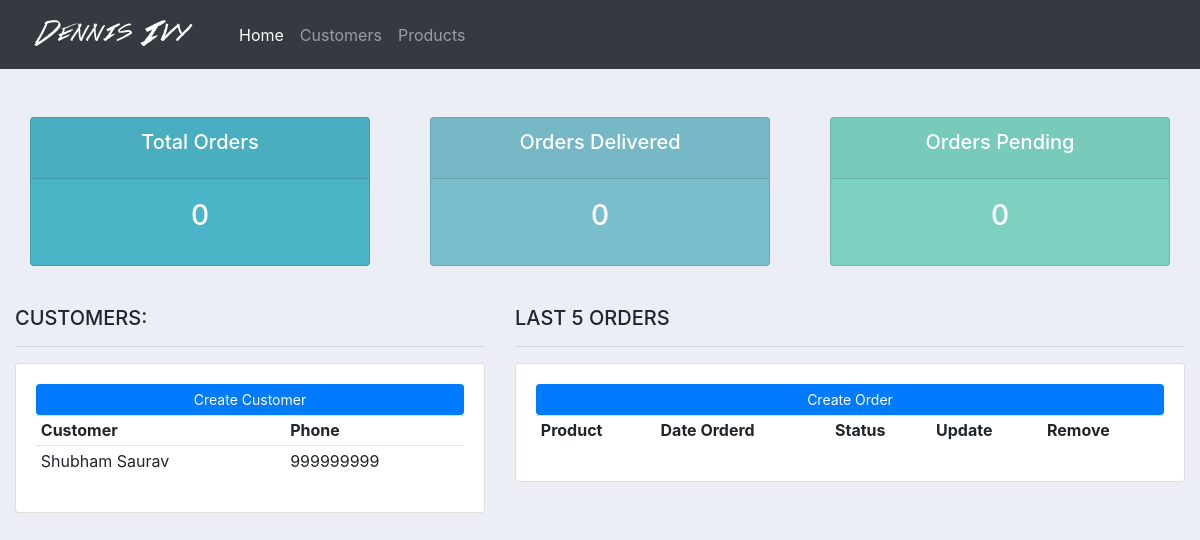
/, run on an earlier commit of the app's database.
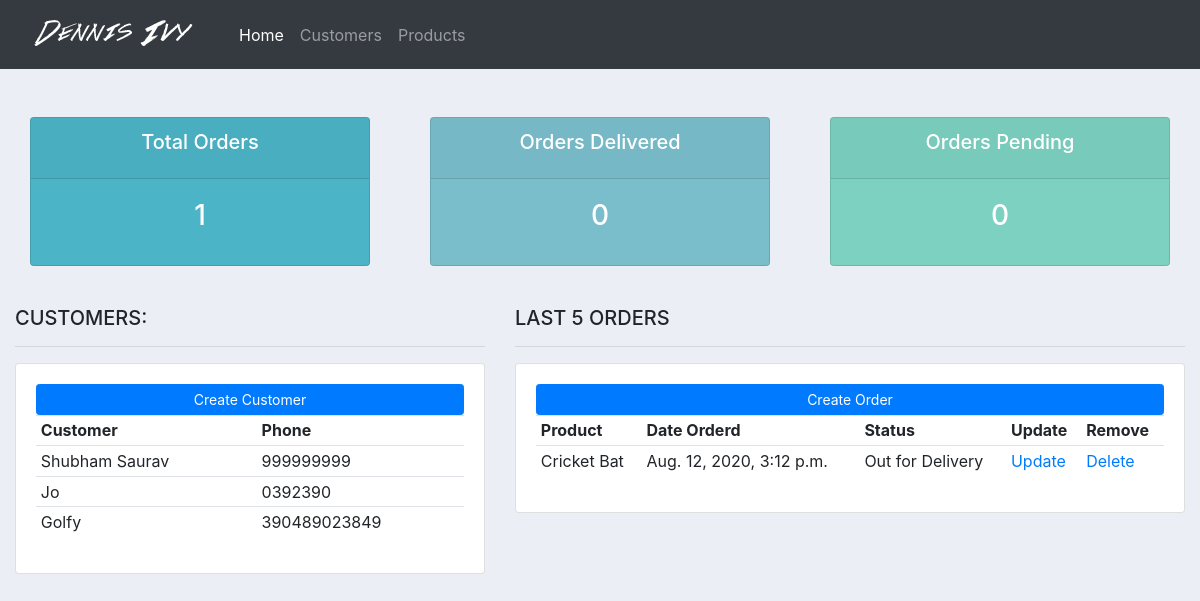
And on a later commit of the database.
### accounts/models.py (models this page shows, shortened)
class Customer(models.Model):
    name = models.CharField(max_length=128, null=True)
    phone = models.CharField(max_length=12, null=True)
    email = models.CharField(max_length=128, null=True)
    date_created = models.DateTimeField(auto_now_add=True, null=True)

class Order(models.Model):
    STATUS = (
        ('Pending', 'Pending'),
        ('Out for Delivery', 'Out for Delivery'),
        ('Delivered', 'Delivered')
    )
    customer = models.ForeignKey(
        Customer, null=True, on_delete=models.SET_NULL)
    product = models.ForeignKey(Product, null=True, on_delete=models.SET_NULL)
    status = models.CharField(max_length=32, null=True, choices=STATUS)
    date_created = models.DateTimeField(auto_now_add=True, null=True)

class Product(models.Model):
    CATEGORY = (
        ('Indoor', 'Indoor'),
        ('Outdoor', 'Outdoor')
    )
    name = models.CharField(max_length=128, null=True)
    price = models.FloatField(null=True)
    category = models.CharField(max_length=128, null=True, choices=CATEGORY)
    description = models.CharField(max_length=600, null=True, blank=True)
    date_created = models.DateTimeField(auto_now_add=True, null=True)
    tags = models.ManyToManyField(Tag)
    def __str__(self):
        return self.name

### accounts/views.py (the view)
def home(request):
    orders = Order.objects.all()
    customers = Customer.objects.all()
    total_customers = customers.count()
    total_orders = orders.count()
    pending = orders.filter(status="Pending").count()
    delivered = orders.filter(status="Delivered").count()
    context = {'orders': orders, 'customers': customers, 'total_customers': total_customers,
               'total_orders': total_orders, 'pending': pending, 'delivered': delivered}
    return render(request, 'accounts/dashboard.htm', context)

### accounts/templates/accounts/dashboard.htm
{% extends 'accounts/main.htm' %} {% block content %}
<br />
{% include 'accounts/status.htm' %}
<br />
<div class="row">
  <div class="col-md-5">
    <h5>CUSTOMERS:</h5>
    <hr />
    <div class="card card-body">
      <a class="btn btn-primary btn-sm btn-block" href="">Create Customer</a>
      <table class="table table-sm">
        <tr>
          <th>Customer</th>
          <th>Phone</th>
        </tr>
        {% for customer in customers %}
        <tr>
          <td>{{customer.name}}</td>
          <td>{{customer.phone}}</td>
        </tr>
        {% endfor %}
      </table>
    </div>
  </div>
  <div class="col-md-7">
    <h5>LAST 5 ORDERS</h5>
    <hr />
    <div class="card card-body">
      <a class="btn btn-primary btn-sm btn-block" href="">Create Order</a>
      <table class="table table-sm">
        <tr>
          <th>Product</th>
          <th>Date Orderd</th>
          <th>Status</th>
          <th>Update</th>
          <th>Remove</th>
        </tr>
        {% for order in orders %}
        <tr>
          <td>{{order.product}}</td>
          <td>{{order.date_created}}</td>
          <td>{{order.status}}</td>
          <td><a href="#">Update</a></td>
          <td><a href="#">Delete</a></td>
        </tr>
        {% endfor %}
      </table>
    </div>
  </div>
</div>
{% endblock %}

### accounts/templates/accounts/main.htm (shortened to what this page needs)
{% load static %}
<html lang="en">
  <head>
    <link
      rel="stylesheet"
      href="https://stackpath.bootstrapcdn.com/bootstrap/4.3.1/css/bootstrap.min.css"
    />
    <link
      rel="stylesheet"
      type="text/css"
      href="{% static '/css/main.css' %}"
    />
  </head>
  <body>
    {% include 'accounts/navbar.htm' %}
    <div class="container-fluid">
      {% block content %} {% endblock %}
    </div>
  </body>
</html>

### accounts/templates/accounts/navbar.htm (shortened to what this page needs)
{% load static %}
<nav class="navbar navbar-expand-lg navbar-dark bg-dark">
  <a class="navbar-brand" href="#">
    <img src="{% static '/images/logo.png' %}" />
  </a>
  <div class="collapse navbar-collapse" id="navbarNav">
    <ul class="navbar-nav">
      <li class="nav-item active">
        <a class="nav-link" href="#">Home</a>
      </li>
      <li class="nav-item">
        <a class="nav-link" href="#">Customers</a>
      </li>
      <li class="nav-item">
        <a class="nav-link" href="#">Products</a>
      </li>
    </ul>
  </div>
</nav>

### accounts/templates/accounts/status.htm
<br />
<div class="row">
  <div class="col">
    <div class="col-md">
      <div class="card text-center text-white mb-3" id="total-orders">
        <div class="card-header">
          <h5 class="card-title">Total Orders</h5>
        </div>
        <div class="card-body">
          <h3 class="card-title">{{total_orders}}</h3>
        </div>
      </div>
    </div>
  </div>
  <div class="col">
    <div class="col-md">
      <div class="card text-center text-white mb-3" id="orders-delivered">
        <div class="card-header">
          <h5 class="card-title">Orders Delivered</h5>
        </div>
        <div class="card-body">
          <h3 class="card-title">{{delivered}}</h3>
        </div>
      </div>
    </div>
  </div>
  <div class="col">
    <div class="col-md">
      <div class="card text-center text-white mb-3" id="orders-pending">
        <div class="card-header">
          <h5 class="card-title">Orders Pending</h5>
        </div>
        <div class="card-body">
          <h3 class="card-title">{{pending}}</h3>
        </div>
      </div>
    </div>
  </div>
</div>

### static/css/main.css (style rules this page uses)
body { background-color: #ebeff5; }
#total-orders { background-color: #4cb4c7; }
#orders-delivered { background-color: #7abecc; }
#orders-pending { background-color: #7cd1c0; }

What changed in the data, as far as the page shows it:
added Customer: name "Jo", phone "0392390"
added Customer: name "Golfy", phone "390489023849"
added Order: product "Cricket Bat", date_created "Aug. 12, 2020, 3:12 p.m.", status "Out for Delivery"
Also different on the page:
{{ total_orders }}: "0" → "1"
